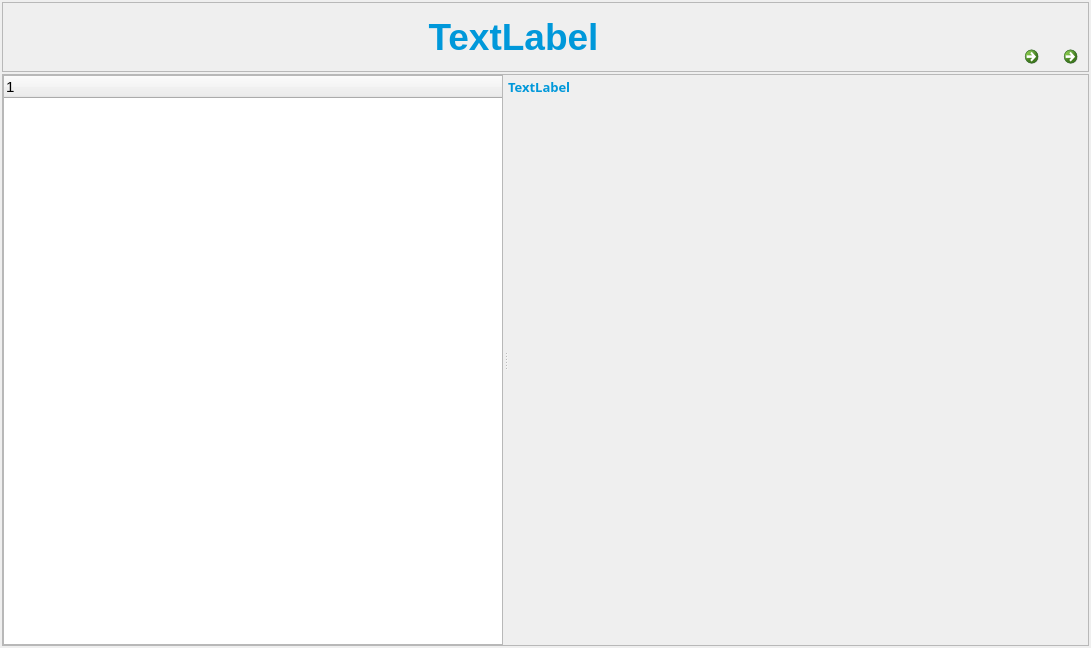
<?xml version="1.0" encoding="UTF-8"?>
<ui version="4.0">
 <class>MainWindow</class>
 <widget class="QMainWindow" name="MainWindow">
  <property name="geometry">
   <rect>
    <x>0</x>
    <y>0</y>
    <width>1091</width>
    <height>648</height>
   </rect>
  </property>
  <property name="windowTitle">
   <string>MainWindow</string>
  </property>
  <property name="styleSheet">
   <string notr="true"/>
  </property>
  <widget class="QWidget" name="centralwidget">
   <layout class="QVBoxLayout" name="verticalLayout_4">
    <property name="spacing">
     <number>2</number>
    </property>
    <property name="leftMargin">
     <number>2</number>
    </property>
    <property name="topMargin">
     <number>2</number>
    </property>
    <property name="rightMargin">
     <number>2</number>
    </property>
    <property name="bottomMargin">
     <number>2</number>
    </property>
    <item>
     <widget class="QFrame" name="frame_2">
      <property name="minimumSize">
       <size>
        <width>0</width>
        <height>70</height>
       </size>
      </property>
      <property name="maximumSize">
       <size>
        <width>16777215</width>
        <height>70</height>
       </size>
      </property>
      <property name="frameShape">
       <enum>QFrame::StyledPanel</enum>
      </property>
      <property name="frameShadow">
       <enum>QFrame::Raised</enum>
      </property>
      <layout class="QHBoxLayout" name="horizontalLayout_3">
       <property name="spacing">
        <number>0</number>
       </property>
       <property name="leftMargin">
        <number>0</number>
       </property>
       <property name="topMargin">
        <number>0</number>
       </property>
       <property name="rightMargin">
        <number>0</number>
       </property>
       <property name="bottomMargin">
        <number>0</number>
       </property>
       <item>
        <widget class="QLabel" name="label_logo">
         <property name="sizePolicy">
          <sizepolicy hsizetype="Preferred" vsizetype="Preferred">
           <horstretch>0</horstretch>
           <verstretch>0</verstretch>
          </sizepolicy>
         </property>
         <property name="minimumSize">
          <size>
           <width>0</width>
           <height>55</height>
          </size>
         </property>
         <property name="maximumSize">
          <size>
           <width>450</width>
           <height>55</height>
          </size>
         </property>
         <property name="text">
          <string/>
         </property>
         <property name="pixmap">
          <pixmap>../res/gaoke.png</pixmap>
         </property>
         <property name="scaledContents">
          <bool>true</bool>
         </property>
         <property name="wordWrap">
          <bool>false</bool>
         </property>
        </widget>
       </item>
       <item>
        <layout class="QHBoxLayout" name="horizontalLayout_2">
         <item>
          <spacer name="horizontalSpacer_2">
           <property name="orientation">
            <enum>Qt::Horizontal</enum>
           </property>
           <property name="sizeHint" stdset="0">
            <size>
             <width>40</width>
             <height>20</height>
            </size>
           </property>
          </spacer>
         </item>
         <item>
          <widget class="QLabel" name="label_Title">
           <property name="sizePolicy">
            <sizepolicy hsizetype="Expanding" vsizetype="Preferred">
             <horstretch>0</horstretch>
             <verstretch>0</verstretch>
            </sizepolicy>
           </property>
           <property name="minimumSize">
            <size>
             <width>221</width>
             <height>40</height>
            </size>
           </property>
           <property name="maximumSize">
            <size>
             <width>16777215</width>
             <height>40</height>
            </size>
           </property>
           <property name="font">
            <font>
             <family>Arial</family>
             <pointsize>28</pointsize>
             <weight>75</weight>
             <bold>true</bold>
            </font>
           </property>
           <property name="styleSheet">
            <string notr="true">color: #0098DA</string>
           </property>
           <property name="text">
            <string>TextLabel</string>
           </property>
           <property name="alignment">
            <set>Qt::AlignCenter</set>
           </property>
          </widget>
         </item>
         <item>
          <spacer name="horizontalSpacer">
           <property name="orientation">
            <enum>Qt::Horizontal</enum>
           </property>
           <property name="sizeHint" stdset="0">
            <size>
             <width>40</width>
             <height>20</height>
            </size>
           </property>
          </spacer>
         </item>
         <item>
          <layout class="QVBoxLayout" name="verticalLayout">
           <item>
            <spacer name="verticalSpacer_2">
             <property name="orientation">
              <enum>Qt::Vertical</enum>
             </property>
             <property name="sizeHint" stdset="0">
              <size>
               <width>20</width>
               <height>40</height>
              </size>
             </property>
            </spacer>
           </item>
           <item>
            <layout class="QHBoxLayout" name="horizontalLayout">
             <property name="spacing">
              <number>0</number>
             </property>
             <item>
              <widget class="QCommandLinkButton" name="ChangeUser">
               <property name="sizePolicy">
                <sizepolicy hsizetype="Preferred" vsizetype="Preferred">
                 <horstretch>0</horstretch>
                 <verstretch>0</verstretch>
                </sizepolicy>
               </property>
               <property name="minimumSize">
                <size>
                 <width>0</width>
                 <height>0</height>
                </size>
               </property>
               <property name="maximumSize">
                <size>
                 <width>32</width>
                 <height>32</height>
                </size>
               </property>
               <property name="text">
                <string/>
               </property>
               <property name="icon">
                <iconset>
                 <normaloff>../res/ico/changeuser.png</normaloff>../res/ico/changeuser.png</iconset>
               </property>
               <property name="iconSize">
                <size>
                 <width>16</width>
                 <height>16</height>
                </size>
               </property>
              </widget>
             </item>
             <item>
              <widget class="QLabel" name="label_UserName">
               <property name="font">
                <font>
                 <family>Arial</family>
                </font>
               </property>
               <property name="text">
                <string/>
               </property>
              </widget>
             </item>
             <item>
              <widget class="QCommandLinkButton" name="ChangePassword">
               <property name="minimumSize">
                <size>
                 <width>32</width>
                 <height>32</height>
                </size>
               </property>
               <property name="maximumSize">
                <size>
                 <width>32</width>
                 <height>32</height>
                </size>
               </property>
               <property name="text">
                <string/>
               </property>
               <property name="icon">
                <iconset>
                 <normaloff>../res/ico/changepassword.png</normaloff>../res/ico/changepassword.png</iconset>
               </property>
               <property name="iconSize">
                <size>
                 <width>16</width>
                 <height>16</height>
                </size>
               </property>
              </widget>
             </item>
            </layout>
           </item>
          </layout>
         </item>
        </layout>
       </item>
      </layout>
     </widget>
    </item>
    <item>
     <widget class="QFrame" name="frame">
      <property name="frameShape">
       <enum>QFrame::StyledPanel</enum>
      </property>
      <property name="frameShadow">
       <enum>QFrame::Raised</enum>
      </property>
      <layout class="QVBoxLayout" name="verticalLayout_3">
       <property name="leftMargin">
        <number>0</number>
       </property>
       <property name="topMargin">
        <number>0</number>
       </property>
       <property name="rightMargin">
        <number>0</number>
       </property>
       <property name="bottomMargin">
        <number>0</number>
       </property>
       <item>
        <widget class="QSplitter" name="splitter">
         <property name="sizePolicy">
          <sizepolicy hsizetype="Expanding" vsizetype="Expanding">
           <horstretch>0</horstretch>
           <verstretch>0</verstretch>
          </sizepolicy>
         </property>
         <property name="orientation">
          <enum>Qt::Horizontal</enum>
         </property>
         <property name="opaqueResize">
          <bool>true</bool>
         </property>
         <property name="handleWidth">
          <number>5</number>
         </property>
         <property name="childrenCollapsible">
          <bool>true</bool>
         </property>
         <widget class="QTreeWidget" name="treeWidget">
          <property name="sizePolicy">
           <sizepolicy hsizetype="Preferred" vsizetype="Expanding">
            <horstretch>1</horstretch>
            <verstretch>0</verstretch>
           </sizepolicy>
          </property>
          <property name="minimumSize">
           <size>
            <width>200</width>
            <height>0</height>
           </size>
          </property>
          <property name="maximumSize">
           <size>
            <width>500</width>
            <height>16777215</height>
           </size>
          </property>
          <property name="sizeIncrement">
           <size>
            <width>300</width>
            <height>0</height>
           </size>
          </property>
          <property name="baseSize">
           <size>
            <width>300</width>
            <height>0</height>
           </size>
          </property>
          <property name="font">
           <font>
            <family>Arial</family>
            <pointsize>11</pointsize>
            <weight>50</weight>
            <bold>false</bold>
           </font>
          </property>
          <column>
           <property name="text">
            <string notr="true">1</string>
           </property>
          </column>
         </widget>
         <widget class="QWidget" name="layoutWidget">
          <layout class="QVBoxLayout" name="verticalLayout_2">
           <property name="spacing">
            <number>2</number>
           </property>
           <property name="topMargin">
            <number>5</number>
           </property>
           <item>
            <widget class="QLabel" name="label_FunPath">
             <property name="sizePolicy">
              <sizepolicy hsizetype="Expanding" vsizetype="Fixed">
               <horstretch>0</horstretch>
               <verstretch>0</verstretch>
              </sizepolicy>
             </property>
             <property name="minimumSize">
              <size>
               <width>0</width>
               <height>16</height>
              </size>
             </property>
             <property name="maximumSize">
              <size>
               <width>16777215</width>
               <height>16</height>
              </size>
             </property>
             <property name="font">
              <font>
               <family>Arial Black</family>
               <pointsize>10</pointsize>
               <weight>75</weight>
               <bold>true</bold>
              </font>
             </property>
             <property name="styleSheet">
              <string notr="true">color: #0098DA</string>
             </property>
             <property name="text">
              <string>TextLabel</string>
             </property>
             <property name="alignment">
              <set>Qt::AlignBottom|Qt::AlignLeading|Qt::AlignLeft</set>
             </property>
            </widget>
           </item>
           <item>
            <widget class="QStackedWidget" name="stackedWidget">
             <property name="sizePolicy">
              <sizepolicy hsizetype="Preferred" vsizetype="Preferred">
               <horstretch>10</horstretch>
               <verstretch>0</verstretch>
              </sizepolicy>
             </property>
             <property name="minimumSize">
              <size>
               <width>200</width>
               <height>0</height>
              </size>
             </property>
             <property name="styleSheet">
              <string notr="true"/>
             </property>
             <property name="currentIndex">
              <number>1</number>
             </property>
             <widget class="QWidget" name="page"/>
             <widget class="QWidget" name="page_2"/>
            </widget>
           </item>
          </layout>
         </widget>
        </widget>
       </item>
      </layout>
     </widget>
    </item>
   </layout>
  </widget>
 </widget>
 <resources/>
 <connections/>
</ui>
